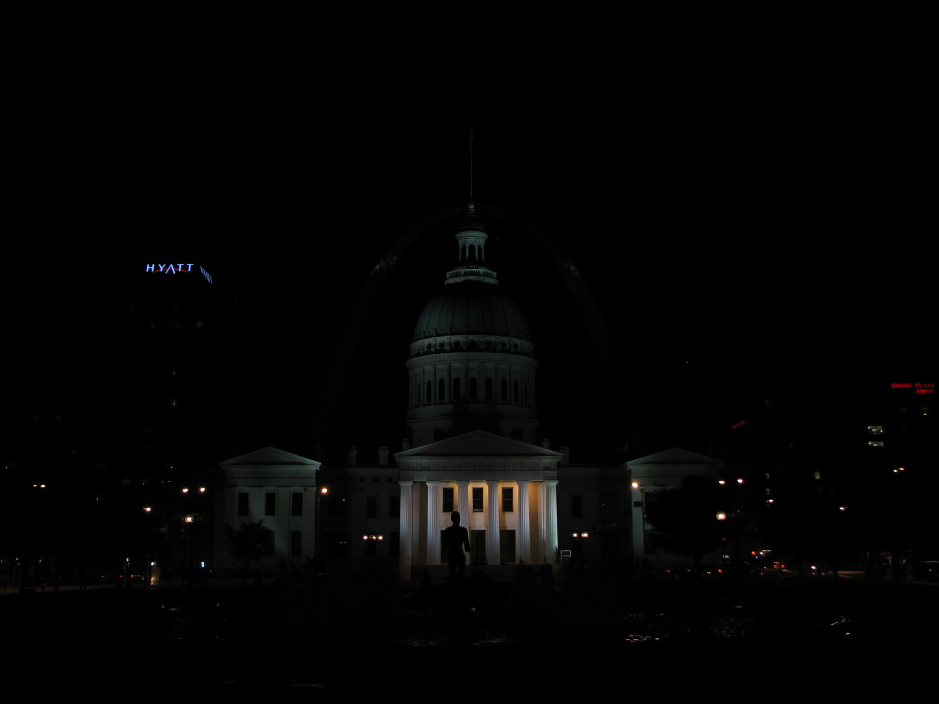
#> input picture Imagens/img_0.033.jpg, 2816 x 2112 px, found by its file name (shown at 1/3 size)
$ python 'Efeito HDR - Drago - Versão 1.0.0.py'
#> lines starting #> are read from the running program, lines starting #| are printed output that depends on the picture
#
########################################################################
# Importação das Bibliotecas Necessárias
########################################################################
#
import cv2 as cv
import numpy as np

#
########################################################################
# Funções de Apoio
########################################################################
#
def ImagensExposicao ():

  Exposicao = np.array([ 1/30.0, 0.25, 2.5, 15.0 ], dtype=np.float32)
  NomeArquivos = [
                  "/home/asoares/LocalCV/Imagens/img_0.033.jpg",
                  "/home/asoares/LocalCV/Imagens/img_0.25.jpg",
                  "/home/asoares/LocalCV/Imagens/img_2.5.jpg",
                  "/home/asoares/LocalCV/Imagens/img_15.jpg"
                 ]

  imgImagens = []
  for Nome in NomeArquivos:
      imgTmp = cv.imread(Nome)
#> imgTmp is the input picture: shape (2112, 2816, 3); mean B, G, R 3.4, 3.7, 3.7
      imgImagens.append(imgTmp)

  return (imgImagens, Exposicao)

#
########################################################################
# Leitura das Imagens e Exposições
########################################################################
#
lstImagens, Exposicao = ImagensExposicao()

#
########################################################################
# Alinhando as Imagens
########################################################################
#
alignMTB = cv.createAlignMTB()
alignMTB.process(lstImagens, lstImagens)

#
########################################################################
# Obtendo Camera Response Function (CRF)
########################################################################
#
calibrateDebevec = cv.createCalibrateDebevec()
responseDebevec = calibrateDebevec.process(lstImagens, Exposicao)

#
########################################################################
# Juntando as Imgens de Maneira Linear
########################################################################
#
mergeDebevec = cv.createMergeDebevec()
hdrDebevec = mergeDebevec.process(lstImagens, Exposicao, responseDebevec)
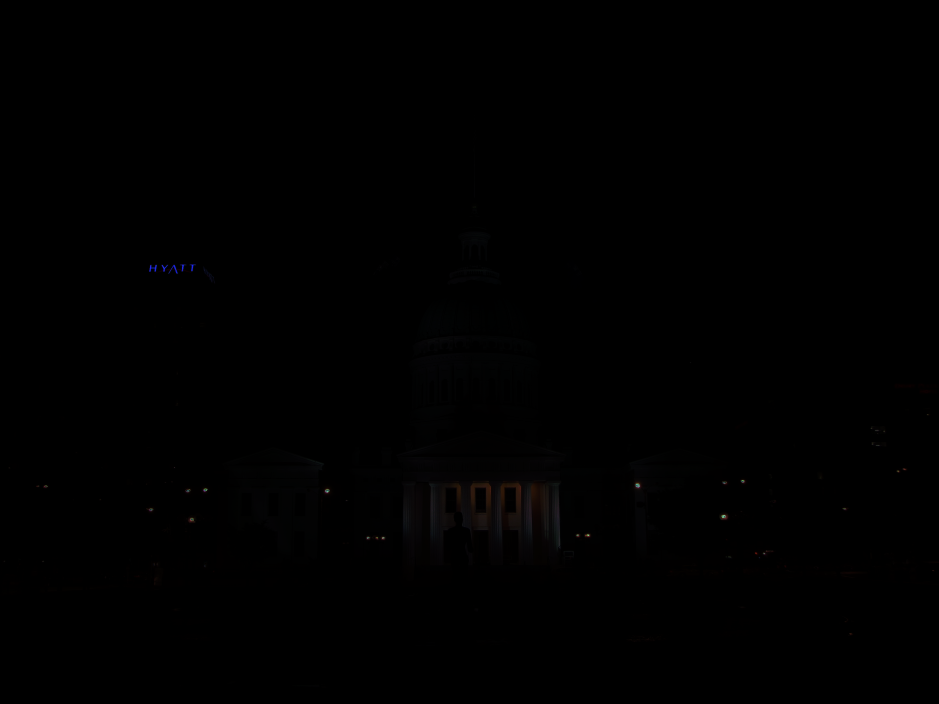
#> hdrDebevec: shape (2112, 2816, 3) float32 (shown at 1/3 size); mean of channels 0, 1, 2 0.6, 0.6, 0.7; drawn with min black and max white

#
########################################################################
# Usando o Método de Drago para Obter Imagens Coloridas de 24 bits
########################################################################
#
tonemapDrago = cv.createTonemapDrago(1.0, 0.7)
ldrDrago = tonemapDrago.process(hdrDebevec)
#> ldrDrago: shape (2112, 2816, 3) float32; 0% of the values are NaN or infinite; the others: min -4.43e-12, max 1, mean 0.0778
ldrDrago = 3 * ldrDrago
#> ldrDrago: shape (2112, 2816, 3) float32; 0% of the values are NaN or infinite; the others: min -1.33e-11, max 3, mean 0.233

#
########################################################################
# Preparação para Apresentação dos Resultados
########################################################################
#
lstImagens[0] = cv.resize(lstImagens[0], (450, 300), interpolation = cv.INTER_AREA)
lstImagens[0] = cv.copyMakeBorder (
                                      src=lstImagens[0],
                                      top=5,
                                      bottom=5,
                                      left=5,
                                      right=5,
                                      borderType=cv.BORDER_CONSTANT,
                                      value=(255,255,255)
                                    )

lstImagens[1] = cv.resize(lstImagens[1], (450, 300), interpolation = cv.INTER_AREA)
lstImagens[1] = cv.copyMakeBorder (
                                      src=lstImagens[1],
                                      top=5,
                                      bottom=5,
                                      left=5,
                                      right=5,
                                      borderType=cv.BORDER_CONSTANT,
                                      value=(255,255,255)
                                    )

lstImagens[2] = cv.resize(lstImagens[2], (450, 300), interpolation = cv.INTER_AREA)
lstImagens[2] = cv.copyMakeBorder (
                                      src=lstImagens[2],
                                      top=5,
                                      bottom=5,
                                      left=5,
                                      right=5,
                                      borderType=cv.BORDER_CONSTANT,
                                      value=(255,255,255)
                                    )

lstImagens[3] = cv.resize(lstImagens[3], (450, 300), interpolation = cv.INTER_AREA)
lstImagens[3] = cv.copyMakeBorder (
                                      src=lstImagens[3],
                                      top=5,
                                      bottom=5,
                                      left=5,
                                      right=5,
                                      borderType=cv.BORDER_CONSTANT,
                                      value=(255,255,255)
                                    )

ldrDrago = cv.resize(ldrDrago, (450, 300), interpolation = cv.INTER_AREA)
#> ldrDrago: shape (300, 450, 3) float32; 0% of the values are NaN or infinite; the others: min 0.0246, max 2.45, mean 0.233
ldrDrago = cv.copyMakeBorder (
                                src=ldrDrago,
                                top=5,
                                bottom=5,
                                left=5,
                                right=5,
                                borderType=cv.BORDER_CONSTANT,
                                value=(255,255,255)
                             )
#> ldrDrago: shape (310, 460, 3) float32; 0% of the values are NaN or infinite; the others: min 0.0246, max 255, mean 13.81

#
########################################################################
# Apresentação dos Resultados
########################################################################
#
imgResultado = np.hstack ( [lstImagens[0], lstImagens[1], lstImagens [2], lstImagens [3]])
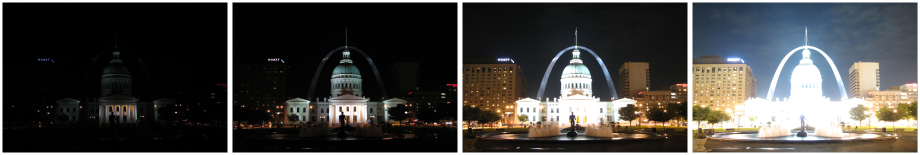
#> imgResultado: shape (310, 1840, 3) (shown at 1/2 size); mean of channels 0, 1, 2 64.6, 67.2, 68.7; drawn as B, G, R
cv.imshow ( "Imagens com Diferentes Exposicoes", imgResultado)
cv.imshow ( "Efeito Final", ldrDrago)
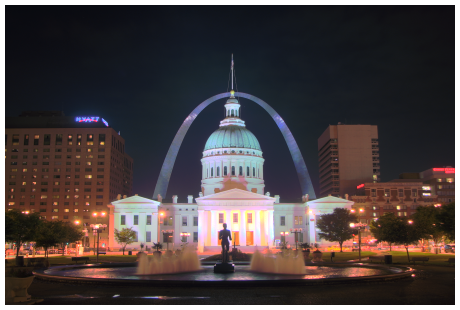
#> window 'Efeito Final': shape (310, 460, 3); mean B, G, R 66.3, 65.7, 75.1
cv.waitKey(0)
cv.destroyAllWindows()

########################################################################
# FIM DO PROGRAMA
########################################################################
